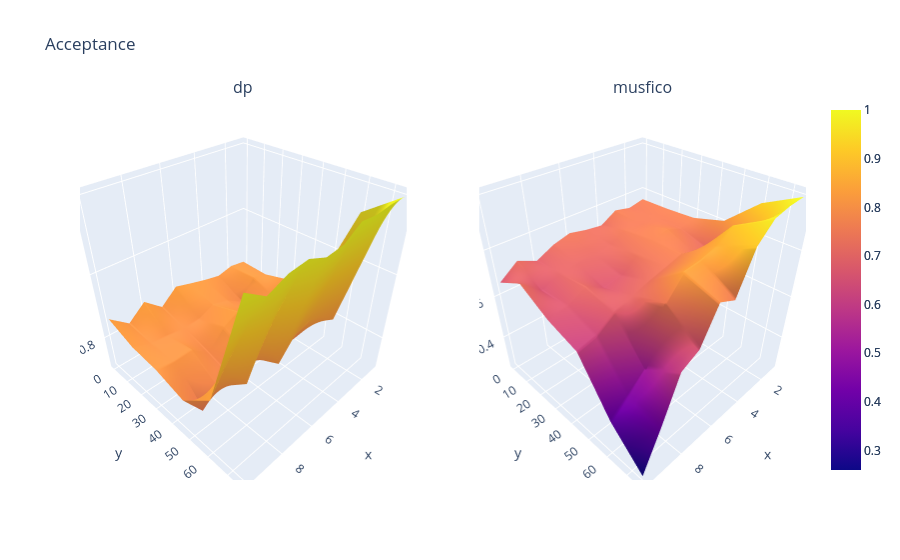

The code cell stored with this chart in its notebook:
### Code cell
import plotly.graph_objects as go
from plotly.subplots import make_subplots

import numpy as np

fig = make_subplots(
    rows=1,
    cols=2,
    specs=[[{"is_3d": True}, {"is_3d": True}]],
    subplot_titles=["dp", "musfico"],
)

fig.add_trace(go.Surface(x=x, y=y, z=z_dp, cmin=zmin, cmax=zmax), 1, 1)
fig.add_trace(go.Surface(x=x, y=y, z=z_musfico, cmin=zmin, cmax=zmax), 1, 2)

fig.update_layout(title_text="Acceptance")
fig.show()

### Figure 1 — Plotly figure (JSON) as saved in the notebook; plotly's stock layout.template omitted (floating-point values rounded to 4 significant figures)
{"data": [{"cmax": 1, "cmin": 0.26, "scene": "scene", "type": "surface", "x": [1, 2, 3, 4, 5, 6, 7, 8, 9, 10], "y": [75, 60, 45, 30, 15, 0], "z": [[1, 1, 0.9975, 1, 0.985, 0.9825, 0.9925, 0.99, 0.98, 0.9975], [0.9652, 0.8184, 0.8396, 0.8476, 0.8398, 0.8122, 0.8797, 0.8186, 0.8748, 0.8349], [0.8426, 0.7829, 0.7639, 0.7766, 0.7825, 0.79, 0.7693, 0.7774, 0.7548, 0.7956], [0.822, 0.7982, 0.7922, 0.7993, 0.8233, 0.8117, 0.7833, 0.8072, 0.8055, 0.8093], [0.8092, 0.8167, 0.7848, 0.8015, 0.808, 0.7973, 0.7971, 0.8002, 0.8034, 0.8147], [0.811, 0.8149, 0.8091, 0.8146, 0.8214, 0.8288, 0.807, 0.8303, 0.8085, 0.8312]]}, {"cmax": 1, "cmin": 0.26, "scene": "scene2", "type": "surface", "x": [1, 2, 3, 4, 5, 6, 7, 8, 9, 10], "y": [75, 60, 45, 30, 15, 0], "z": [[1, 0.995, 0.98, 0.915, 0.755, 0.79, 0.6525, 0.615, 0.43, 0.26], [0.9302, 0.8124, 0.9031, 0.8563, 0.8375, 0.8317, 0.7477, 0.5235, 0.4582, 0.4011], [0.8088, 0.7126, 0.7353, 0.765, 0.7451, 0.7263, 0.704, 0.6808, 0.6291, 0.6117], [0.7697, 0.751, 0.7796, 0.7617, 0.7331, 0.6797, 0.6655, 0.7114, 0.6719, 0.6563], [0.7613, 0.7528, 0.747, 0.7501, 0.7166, 0.7083, 0.7034, 0.6965, 0.6596, 0.7304], [0.7583, 0.7432, 0.7589, 0.7172, 0.7268, 0.743, 0.7231, 0.6853, 0.7207, 0.6631]]}], "layout": {"annotations": [{"font": {"size": 16}, "showarrow": false, "text": "dp", "x": 0.225, "xanchor": "center", "xref": "paper", "y": 1, "yanchor": "bottom", "yref": "paper"}, {"font": {"size": 16}, "showarrow": false, "text": "musfico", "x": 0.775, "xanchor": "center", "xref": "paper", "y": 1, "yanchor": "bottom", "yref": "paper"}], "scene": {"domain": {"x": [0, 0.45], "y": [0, 1]}}, "scene2": {"domain": {"x": [0.55, 1], "y": [0, 1]}}, "title": {"text": "Acceptance"}}}
